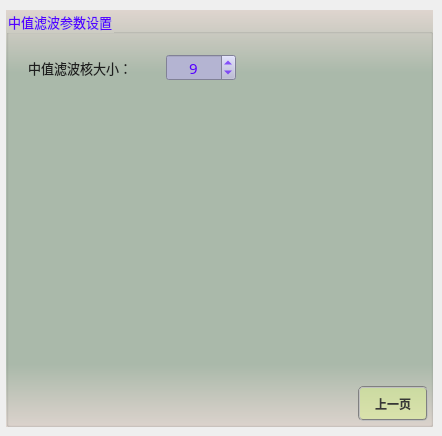
       <widget class="QWidget" name="page_5">
        <widget class="QGroupBox" name="groupParam_4">
         <property name="geometry">
          <rect>
           <x>6</x>
           <y>10</y>
           <width>427</width>
           <height>417</height>
          </rect>
         </property>
         <property name="font">
          <font>
           <family>微软雅黑</family>
           <pointsize>10</pointsize>
          </font>
         </property>
         <property name="styleSheet">
          <string notr="true">background-color: qlineargradient(x1:0, y1:0, x2:0, y2:1, stop:0 #dfd5cf, stop: 0.15 #acbbac, stop: 0.85 #acbbac,stop:1 #dfd5cf);
color: rgb(85, 0, 255);</string>
         </property>
         <property name="title">
          <string>中值滤波参数设置</string>
         </property>
         <widget class="QPushButton" name="btnMedianBlurBack">
          <property name="geometry">
           <rect>
            <x>352</x>
            <y>376</y>
            <width>70</width>
            <height>35</height>
           </rect>
          </property>
          <property name="minimumSize">
           <size>
            <width>70</width>
            <height>30</height>
           </size>
          </property>
          <property name="font">
           <font>
            <family>微软雅黑</family>
            <pointsize>9</pointsize>
            <weight>75</weight>
            <italic>false</italic>
            <bold>true</bold>
           </font>
          </property>
          <property name="styleSheet">
           <string notr="true">QWidget{ background-color: rgba(225, 255, 127,100);}
QWidget{ color: rgb(55, 55, 55);}
QWidget{ border: 2px groove gray;border-radius: 5px;padding: 2px 4px;}
QPushButton:hover{ background-color: rgba(225, 255, 127,150);}
QPushButton:pressed{background-color: rgba(225, 255, 127,255);}</string>
          </property>
          <property name="text">
           <string>上一页</string>
          </property>
         </widget>
         <widget class="QLabel" name="label_15">
          <property name="geometry">
           <rect>
            <x>22</x>
            <y>48</y>
            <width>131</width>
            <height>19</height>
           </rect>
          </property>
          <property name="font">
           <font>
            <family>微软雅黑</family>
            <pointsize>10</pointsize>
           </font>
          </property>
          <property name="styleSheet">
           <string notr="true">color: rgb(30, 30, 30);
background: transparent;</string>
          </property>
          <property name="text">
           <string>中值滤波核大小：</string>
          </property>
         </widget>
         <widget class="QSpinBox" name="spinMedianBlurKSize">
          <property name="geometry">
           <rect>
            <x>160</x>
            <y>44</y>
            <width>70</width>
            <height>27</height>
           </rect>
          </property>
          <property name="font">
           <font>
            <family>微软雅黑</family>
            <pointsize>11</pointsize>
           </font>
          </property>
          <property name="toolTip">
           <string/>
          </property>
          <property name="styleSheet">
           <string notr="true">QWidget{color: rgb(85, 0, 255);background-color: rgb(180, 180, 210);}
QSpinBox::up-button{
    border:transparent;
}
QSpinBox::down-button{
    border:transparent;
}
QSpinBox::up-arrow{
    image:url(:/resource/up.png);
}
QSpinBox::down-arrow{
    image:url(:/resource/down.png);
}</string>
          </property>
          <property name="alignment">
           <set>Qt::AlignCenter</set>
          </property>
          <property name="minimum">
           <number>1</number>
          </property>
          <property name="maximum">
           <number>101</number>
          </property>
          <property name="singleStep">
           <number>1</number>
          </property>
          <property name="value">
           <number>9</number>
          </property>
         </widget>
        </widget>
       </widget>
